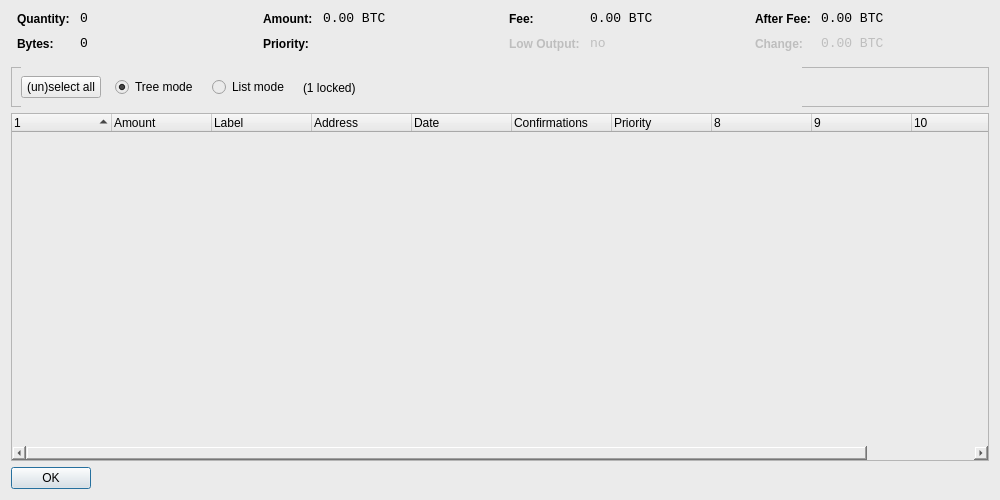
<?xml version="1.0" encoding="UTF-8"?>
<ui version="4.0">
 <class>CoinControlDialog</class>
 <widget class="QDialog" name="CoinControlDialog">
  <property name="geometry">
   <rect>
    <x>0</x>
    <y>0</y>
    <width>1000</width>
    <height>500</height>
   </rect>
  </property>
  <property name="windowTitle">
   <string>Coin Control</string>
  </property>
  <property name="styleSheet">
   <string notr="true">background-color: rgb(235, 235, 235);</string>
  </property>
  <layout class="QVBoxLayout" name="verticalLayout">
   <item>
    <layout class="QHBoxLayout" name="horizontalLayoutTop" stretch="0,0,0,0">
     <property name="topMargin">
      <number>0</number>
     </property>
     <property name="bottomMargin">
      <number>10</number>
     </property>
     <item>
      <layout class="QFormLayout" name="formLayoutCoinControl1">
       <property name="horizontalSpacing">
        <number>10</number>
       </property>
       <property name="verticalSpacing">
        <number>10</number>
       </property>
       <property name="leftMargin">
        <number>6</number>
       </property>
       <property name="rightMargin">
        <number>6</number>
       </property>
       <item row="0" column="0">
        <widget class="QLabel" name="labelCoinControlQuantityText">
         <property name="styleSheet">
          <string notr="true">font-weight:bold;</string>
         </property>
         <property name="text">
          <string>Quantity:</string>
         </property>
        </widget>
       </item>
       <item row="0" column="1">
        <widget class="QLabel" name="labelCoinControlQuantity">
         <property name="font">
          <font>
           <family>Monospace</family>
           <pointsize>10</pointsize>
          </font>
         </property>
         <property name="cursor">
          <cursorShape>IBeamCursor</cursorShape>
         </property>
         <property name="contextMenuPolicy">
          <enum>Qt::ActionsContextMenu</enum>
         </property>
         <property name="text">
          <string notr="true">0</string>
         </property>
         <property name="textInteractionFlags">
          <set>Qt::LinksAccessibleByMouse|Qt::TextSelectableByKeyboard|Qt::TextSelectableByMouse</set>
         </property>
        </widget>
       </item>
       <item row="1" column="0">
        <widget class="QLabel" name="labelCoinControlBytesText">
         <property name="styleSheet">
          <string notr="true">font-weight:bold;</string>
         </property>
         <property name="text">
          <string>Bytes:</string>
         </property>
        </widget>
       </item>
       <item row="1" column="1">
        <widget class="QLabel" name="labelCoinControlBytes">
         <property name="font">
          <font>
           <family>Monospace</family>
           <pointsize>10</pointsize>
          </font>
         </property>
         <property name="cursor">
          <cursorShape>IBeamCursor</cursorShape>
         </property>
         <property name="contextMenuPolicy">
          <enum>Qt::ActionsContextMenu</enum>
         </property>
         <property name="text">
          <string notr="true">0</string>
         </property>
         <property name="textInteractionFlags">
          <set>Qt::LinksAccessibleByMouse|Qt::TextSelectableByKeyboard|Qt::TextSelectableByMouse</set>
         </property>
        </widget>
       </item>
      </layout>
     </item>
     <item>
      <layout class="QFormLayout" name="formLayoutCoinControl2">
       <property name="horizontalSpacing">
        <number>10</number>
       </property>
       <property name="verticalSpacing">
        <number>10</number>
       </property>
       <property name="leftMargin">
        <number>6</number>
       </property>
       <property name="rightMargin">
        <number>6</number>
       </property>
       <item row="0" column="0">
        <widget class="QLabel" name="labelCoinControlAmountText">
         <property name="styleSheet">
          <string notr="true">font-weight:bold;</string>
         </property>
         <property name="text">
          <string>Amount:</string>
         </property>
        </widget>
       </item>
       <item row="0" column="1">
        <widget class="QLabel" name="labelCoinControlAmount">
         <property name="font">
          <font>
           <family>Monospace</family>
           <pointsize>10</pointsize>
          </font>
         </property>
         <property name="cursor">
          <cursorShape>IBeamCursor</cursorShape>
         </property>
         <property name="contextMenuPolicy">
          <enum>Qt::ActionsContextMenu</enum>
         </property>
         <property name="text">
          <string notr="true">0.00 BTC</string>
         </property>
         <property name="textInteractionFlags">
          <set>Qt::LinksAccessibleByMouse|Qt::TextSelectableByKeyboard|Qt::TextSelectableByMouse</set>
         </property>
        </widget>
       </item>
       <item row="1" column="0">
        <widget class="QLabel" name="labelCoinControlPriorityText">
         <property name="styleSheet">
          <string notr="true">font-weight:bold;</string>
         </property>
         <property name="text">
          <string>Priority:</string>
         </property>
        </widget>
       </item>
       <item row="1" column="1">
        <widget class="QLabel" name="labelCoinControlPriority">
         <property name="font">
          <font>
           <family>Monospace</family>
           <pointsize>10</pointsize>
          </font>
         </property>
         <property name="cursor">
          <cursorShape>IBeamCursor</cursorShape>
         </property>
         <property name="contextMenuPolicy">
          <enum>Qt::ActionsContextMenu</enum>
         </property>
         <property name="text">
          <string/>
         </property>
         <property name="textInteractionFlags">
          <set>Qt::LinksAccessibleByMouse|Qt::TextSelectableByKeyboard|Qt::TextSelectableByMouse</set>
         </property>
        </widget>
       </item>
      </layout>
     </item>
     <item>
      <layout class="QFormLayout" name="formLayoutCoinControl3">
       <property name="horizontalSpacing">
        <number>10</number>
       </property>
       <property name="verticalSpacing">
        <number>10</number>
       </property>
       <property name="leftMargin">
        <number>6</number>
       </property>
       <property name="rightMargin">
        <number>6</number>
       </property>
       <item row="0" column="0">
        <widget class="QLabel" name="labelCoinControlFeeText">
         <property name="styleSheet">
          <string notr="true">font-weight:bold;</string>
         </property>
         <property name="text">
          <string>Fee:</string>
         </property>
        </widget>
       </item>
       <item row="0" column="1">
        <widget class="QLabel" name="labelCoinControlFee">
         <property name="font">
          <font>
           <family>Monospace</family>
           <pointsize>10</pointsize>
          </font>
         </property>
         <property name="cursor">
          <cursorShape>IBeamCursor</cursorShape>
         </property>
         <property name="contextMenuPolicy">
          <enum>Qt::ActionsContextMenu</enum>
         </property>
         <property name="text">
          <string notr="true">0.00 BTC</string>
         </property>
         <property name="textInteractionFlags">
          <set>Qt::LinksAccessibleByMouse|Qt::TextSelectableByKeyboard|Qt::TextSelectableByMouse</set>
         </property>
        </widget>
       </item>
       <item row="1" column="0">
        <widget class="QLabel" name="labelCoinControlLowOutputText">
         <property name="enabled">
          <bool>false</bool>
         </property>
         <property name="styleSheet">
          <string notr="true">font-weight:bold;</string>
         </property>
         <property name="text">
          <string>Low Output:</string>
         </property>
        </widget>
       </item>
       <item row="1" column="1">
        <widget class="QLabel" name="labelCoinControlLowOutput">
         <property name="enabled">
          <bool>false</bool>
         </property>
         <property name="font">
          <font>
           <family>Monospace</family>
           <pointsize>10</pointsize>
          </font>
         </property>
         <property name="cursor">
          <cursorShape>IBeamCursor</cursorShape>
         </property>
         <property name="contextMenuPolicy">
          <enum>Qt::ActionsContextMenu</enum>
         </property>
         <property name="text">
          <string>no</string>
         </property>
         <property name="textInteractionFlags">
          <set>Qt::LinksAccessibleByMouse|Qt::TextSelectableByKeyboard|Qt::TextSelectableByMouse</set>
         </property>
        </widget>
       </item>
      </layout>
     </item>
     <item>
      <layout class="QFormLayout" name="formLayoutCoinControl4">
       <property name="horizontalSpacing">
        <number>10</number>
       </property>
       <property name="verticalSpacing">
        <number>10</number>
       </property>
       <property name="leftMargin">
        <number>6</number>
       </property>
       <property name="rightMargin">
        <number>6</number>
       </property>
       <item row="0" column="0">
        <widget class="QLabel" name="labelCoinControlAfterFeeText">
         <property name="styleSheet">
          <string notr="true">font-weight:bold;</string>
         </property>
         <property name="text">
          <string>After Fee:</string>
         </property>
        </widget>
       </item>
       <item row="0" column="1">
        <widget class="QLabel" name="labelCoinControlAfterFee">
         <property name="font">
          <font>
           <family>Monospace</family>
           <pointsize>10</pointsize>
          </font>
         </property>
         <property name="cursor">
          <cursorShape>IBeamCursor</cursorShape>
         </property>
         <property name="contextMenuPolicy">
          <enum>Qt::ActionsContextMenu</enum>
         </property>
         <property name="text">
          <string notr="true">0.00 BTC</string>
         </property>
         <property name="textInteractionFlags">
          <set>Qt::LinksAccessibleByMouse|Qt::TextSelectableByKeyboard|Qt::TextSelectableByMouse</set>
         </property>
        </widget>
       </item>
       <item row="1" column="0">
        <widget class="QLabel" name="labelCoinControlChangeText">
         <property name="enabled">
          <bool>false</bool>
         </property>
         <property name="styleSheet">
          <string notr="true">font-weight:bold;</string>
         </property>
         <property name="text">
          <string>Change:</string>
         </property>
        </widget>
       </item>
       <item row="1" column="1">
        <widget class="QLabel" name="labelCoinControlChange">
         <property name="enabled">
          <bool>false</bool>
         </property>
         <property name="font">
          <font>
           <family>Monospace</family>
           <pointsize>10</pointsize>
          </font>
         </property>
         <property name="cursor">
          <cursorShape>IBeamCursor</cursorShape>
         </property>
         <property name="contextMenuPolicy">
          <enum>Qt::ActionsContextMenu</enum>
         </property>
         <property name="text">
          <string notr="true">0.00 BTC</string>
         </property>
         <property name="textInteractionFlags">
          <set>Qt::LinksAccessibleByMouse|Qt::TextSelectableByKeyboard|Qt::TextSelectableByMouse</set>
         </property>
        </widget>
       </item>
      </layout>
     </item>
    </layout>
   </item>
   <item>
    <widget class="QFrame" name="frame">
     <property name="minimumSize">
      <size>
       <width>0</width>
       <height>40</height>
      </size>
     </property>
     <property name="frameShape">
      <enum>QFrame::StyledPanel</enum>
     </property>
     <property name="frameShadow">
      <enum>QFrame::Sunken</enum>
     </property>
     <widget class="QWidget" name="horizontalLayoutWidget">
      <property name="geometry">
       <rect>
        <x>10</x>
        <y>0</y>
        <width>781</width>
        <height>41</height>
       </rect>
      </property>
      <layout class="QHBoxLayout" name="horizontalLayoutPanel" stretch="0,0,0,0,0">
       <property name="spacing">
        <number>14</number>
       </property>
       <item>
        <widget class="QPushButton" name="pushButtonSelectAll">
         <property name="sizePolicy">
          <sizepolicy hsizetype="Maximum" vsizetype="Fixed">
           <horstretch>0</horstretch>
           <verstretch>0</verstretch>
          </sizepolicy>
         </property>
         <property name="text">
          <string>(un)select all</string>
         </property>
        </widget>
       </item>
       <item>
        <widget class="QRadioButton" name="radioTreeMode">
         <property name="sizePolicy">
          <sizepolicy hsizetype="Maximum" vsizetype="Fixed">
           <horstretch>0</horstretch>
           <verstretch>0</verstretch>
          </sizepolicy>
         </property>
         <property name="text">
          <string>Tree mode</string>
         </property>
         <property name="checked">
          <bool>true</bool>
         </property>
        </widget>
       </item>
       <item>
        <widget class="QRadioButton" name="radioListMode">
         <property name="sizePolicy">
          <sizepolicy hsizetype="Maximum" vsizetype="Fixed">
           <horstretch>0</horstretch>
           <verstretch>0</verstretch>
          </sizepolicy>
         </property>
         <property name="text">
          <string>List mode</string>
         </property>
        </widget>
       </item>
       <item>
        <widget class="QLabel" name="labelLocked">
         <property name="text">
          <string>(1 locked)</string>
         </property>
        </widget>
       </item>
       <item>
        <spacer name="horizontalSpacer">
         <property name="orientation">
          <enum>Qt::Horizontal</enum>
         </property>
         <property name="sizeHint" stdset="0">
          <size>
           <width>40</width>
           <height>20</height>
          </size>
         </property>
        </spacer>
       </item>
      </layout>
     </widget>
    </widget>
   </item>
   <item>
    <widget class="CoinControlTreeWidget" name="treeWidget">
     <property name="contextMenuPolicy">
      <enum>Qt::CustomContextMenu</enum>
     </property>
     <property name="sortingEnabled">
      <bool>false</bool>
     </property>
     <property name="columnCount">
      <number>11</number>
     </property>
     <attribute name="headerShowSortIndicator" stdset="0">
      <bool>true</bool>
     </attribute>
     <attribute name="headerStretchLastSection">
      <bool>false</bool>
     </attribute>
     <column>
      <property name="text">
       <string/>
      </property>
     </column>
     <column>
      <property name="text">
       <string>Amount</string>
      </property>
     </column>
     <column>
      <property name="text">
       <string notr="true">Label</string>
      </property>
     </column>
     <column>
      <property name="text">
       <string>Address</string>
      </property>
     </column>
     <column>
      <property name="text">
       <string>Date</string>
      </property>
     </column>
     <column>
      <property name="text">
       <string>Confirmations</string>
      </property>
      <property name="toolTip">
       <string>Confirmed</string>
      </property>
     </column>
     <column>
      <property name="text">
       <string>Priority</string>
      </property>
     </column>
     <column>
      <property name="text">
       <string/>
      </property>
     </column>
     <column>
      <property name="text">
       <string/>
      </property>
     </column>
     <column>
      <property name="text">
       <string/>
      </property>
     </column>
     <column>
      <property name="text">
       <string/>
      </property>
     </column>
    </widget>
   </item>
   <item>
    <widget class="QDialogButtonBox" name="buttonBox">
     <property name="sizePolicy">
      <sizepolicy hsizetype="Maximum" vsizetype="Fixed">
       <horstretch>0</horstretch>
       <verstretch>0</verstretch>
      </sizepolicy>
     </property>
     <property name="orientation">
      <enum>Qt::Horizontal</enum>
     </property>
     <property name="standardButtons">
      <set>QDialogButtonBox::Ok</set>
     </property>
    </widget>
   </item>
  </layout>
 </widget>
 <customwidgets>
  <customwidget>
   <class>CoinControlTreeWidget</class>
   <extends>QTreeWidget</extends>
   <header>coincontroltreewidget.h</header>
  </customwidget>
 </customwidgets>
 <resources/>
 <connections/>
</ui>
